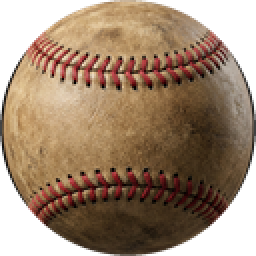
#> input picture assets/images/skin_baseball.png, 128 x 128 px (shown 2 times larger)
$ python crop_screenshots.py
#> lines starting #> are read from the running program, lines starting #| are printed output that depends on the picture
#> the answer given: assets/images/skin_baseball.png
import tkinter as tk
from tkinter import filedialog, messagebox
from PIL import Image
import os

def crop_to_9_16(image_path):
#> called with image_path = 'assets/images/skin_baseball.png'
    try:
        img = Image.open(image_path)
#> img is the input picture: PIL image 128x128 RGBA; mean R, G, B, A 103.8, 79.9, 58, 198.7
        width, height = img.size
#> width = 128; height = 128

        # Proporción objetivo 9:16 = 0.5625
        target_ratio = 9 / 16.0
        current_ratio = width / height
#> current_ratio = 1

        if abs(current_ratio - target_ratio) < 0.01:
            print(f"La imagen {os.path.basename(image_path)} ya tiene proporción 9:16.")
            # Solo redimensionar si es necesario, o guardarla
            img_resized = img.resize((1080, 1920), Image.Resampling.LANCZOS)
        elif current_ratio > target_ratio:
            # La imagen es muy ancha, recortar los lados (width)
            new_width = int(height * target_ratio)
#> new_width = 72
            left = (width - new_width) / 2
#> left = 28
            right = left + new_width
#> right = 100
            top = 0
            bottom = height
#> bottom = 128
            img = img.crop((left, top, right, bottom))
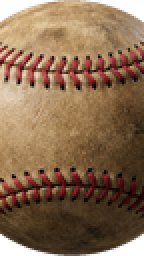
#> img: PIL image 72x128 RGBA (shown 2 times larger); mean R, G, B, A 122.6, 93.2, 66.2, 239.8; transparent parts drawn white
            img_resized = img.resize((1080, 1920), Image.Resampling.LANCZOS)
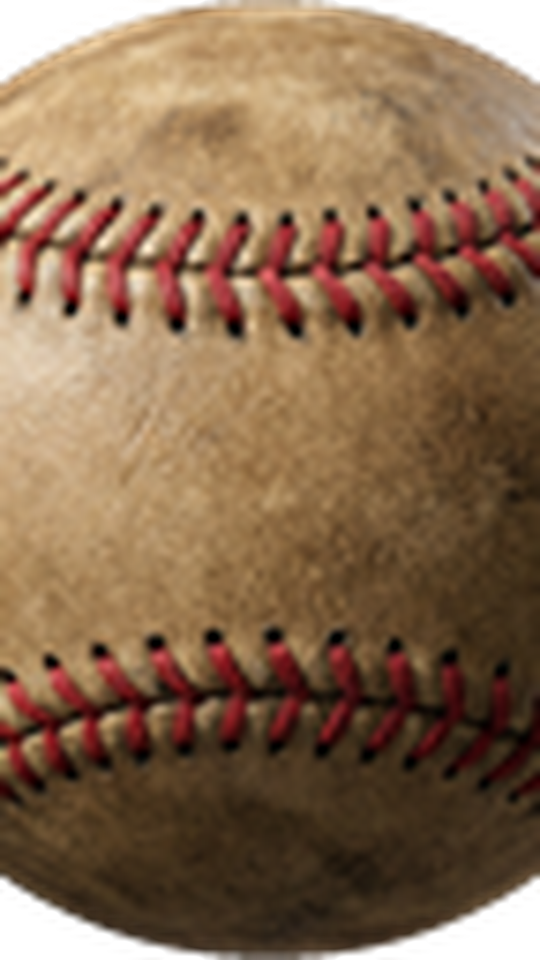
#> img_resized: PIL image 1080x1920 RGBA (shown at 1/2 size); mean R, G, B, A 123.7, 94.1, 66.8, 239.7; transparent parts drawn white
        else:
            # La imagen es muy alta, recortar arriba y abajo (height)
            new_height = int(width / target_ratio)
            top = (height - new_height) / 2
            bottom = top + new_height
            left = 0
            right = width
            img = img.crop((left, top, right, bottom))
            img_resized = img.resize((1080, 1920), Image.Resampling.LANCZOS)

        # Guardar la nueva imagen
        base, ext = os.path.splitext(image_path)
        if ext.lower() not in ['.png', '.jpg', '.jpeg']:
            ext = '.png'
        new_path = f"{base}_9x16{ext}"

        # Convertir RGBA a RGB si es JPEG
        if ext.lower() in ['.jpg', '.jpeg'] and img_resized.mode == 'RGBA':
            img_resized = img_resized.convert('RGB')

        img_resized.save(new_path, quality=95)
        return new_path
    except Exception as e:
        print(f"Error procesando {image_path}: {e}")
        return None

def main():
    root = tk.Tk()
    root.withdraw() # Ocultar la ventana principal

    # Mostrar la ventana en macOS
    root.call('wm', 'attributes', '.', '-topmost', True)

    file_paths = filedialog.askopenfilenames(
        title='Selecciona las capturas de pantalla de tu juego',
        filetypes=[('Imágenes', '*.png *.jpg *.jpeg')]
    )

    if file_paths:
        procesadas = 0
        for path in file_paths:
            print(f"Procesando: {os.path.basename(path)}...")
            if crop_to_9_16(path):
                procesadas += 1

        mensaje = f"¡Listo! Se procesaron {procesadas} imágenes.\nSe guardaron con el sufijo '_9x16' en la misma carpeta original."
        print(mensaje)
        messagebox.showinfo("Proceso Terminado", mensaje)
    else:
        print("No se seleccionó ninguna imagen.")

if __name__ == '__main__':
    main()

$ run again, on assets/images/skin_bomb.png
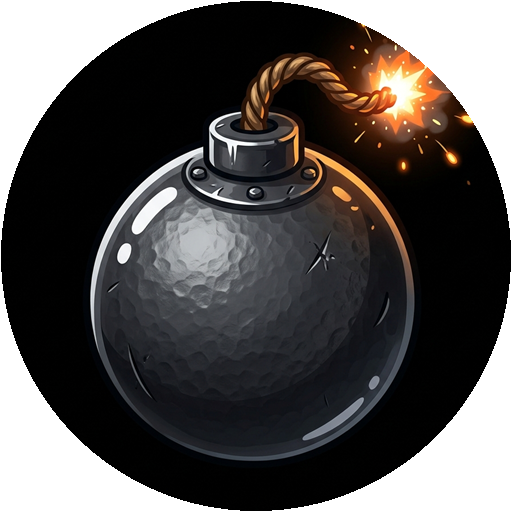
#> input picture assets/images/skin_bomb.png, 512 x 512 px
#> in crop_to_9_16, img is the input picture: PIL image 512x512 RGBA; mean R, G, B, A 29, 25.8, 24.6, 198.7
#> in crop_to_9_16, `img = img.crop((left, top, right, bottom))`:
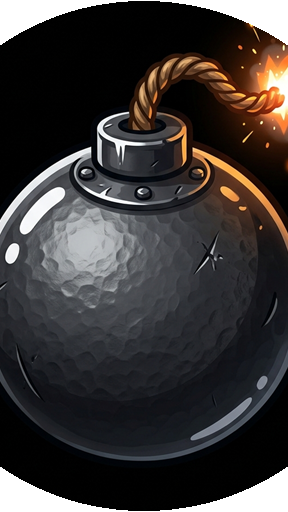
#> img: PIL image 288x512 RGBA; mean R, G, B, A 43.7, 40, 39.2, 239.8; transparent parts drawn white

$ run again, on assets/images/skin_bowling.png
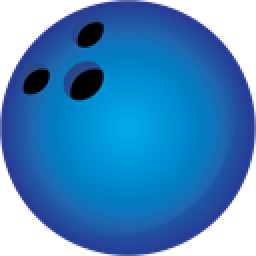
#> input picture assets/images/skin_bowling.png, 128 x 128 px (shown 2 times larger)
#> in crop_to_9_16, img is the input picture: PIL image 128x128 RGBA; mean R, G, B, A 14.7, 81.9, 139.1, 199
#> in crop_to_9_16, `img = img.crop((left, top, right, bottom))`:
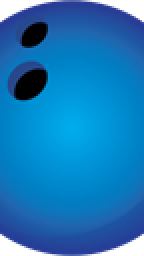
#> img: PIL image 72x128 RGBA (shown 2 times larger); mean R, G, B, A 12.5, 107.3, 173.5, 240; transparent parts drawn white
